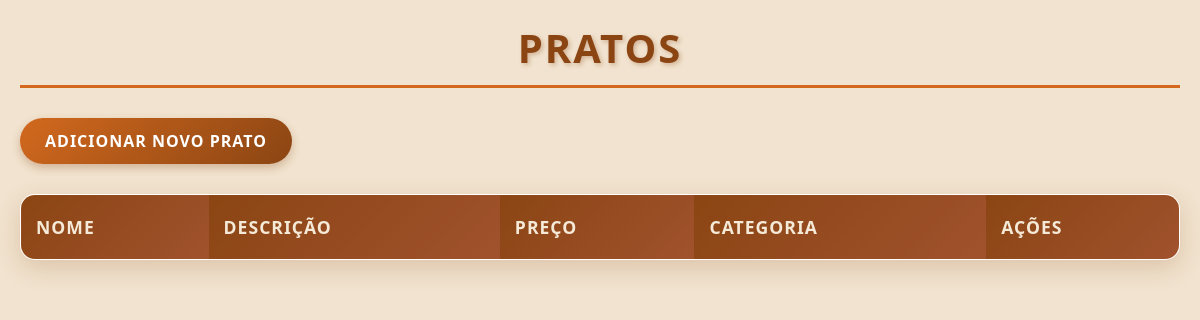
Page /cardapio/index.php on the earlier database version.
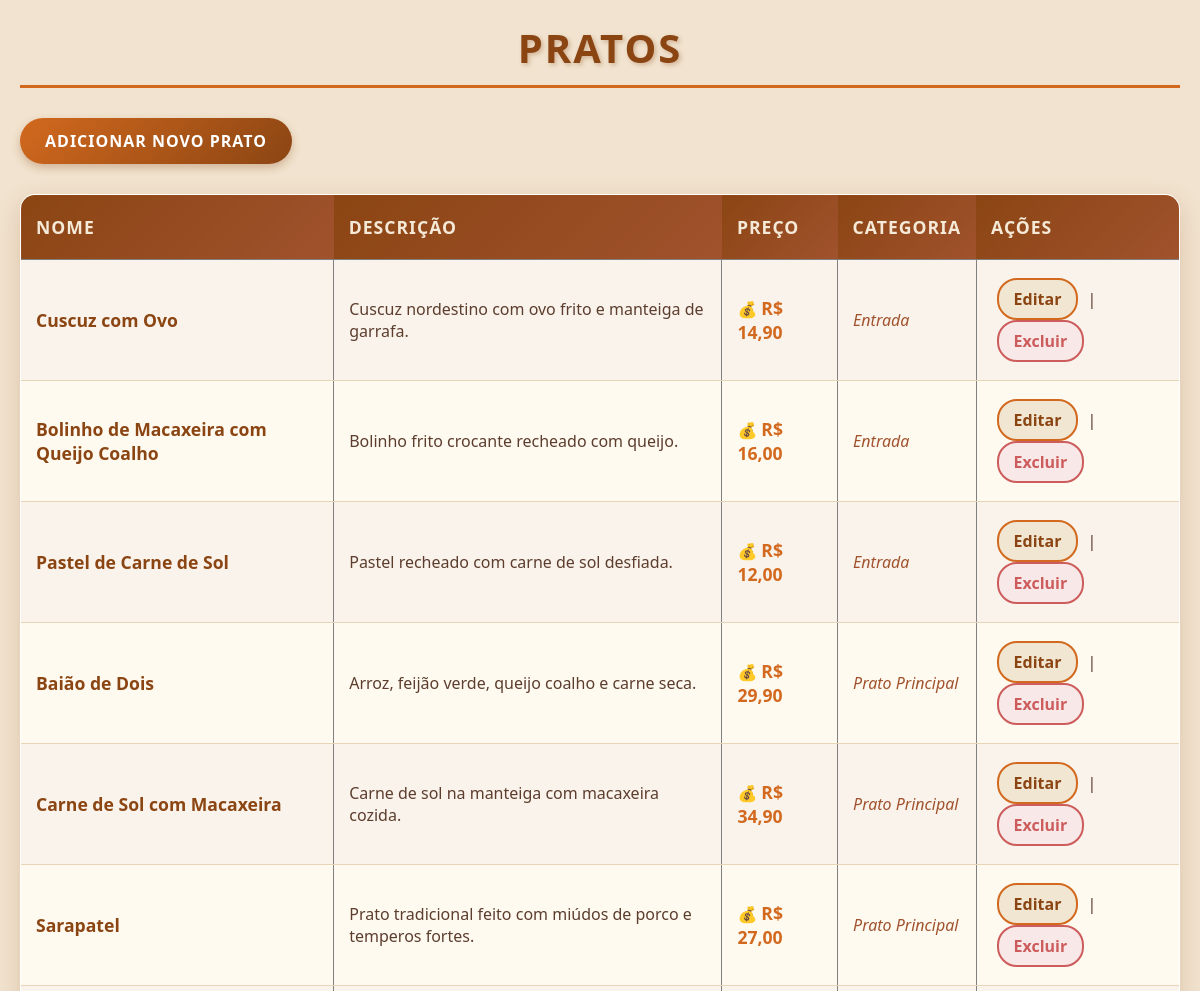
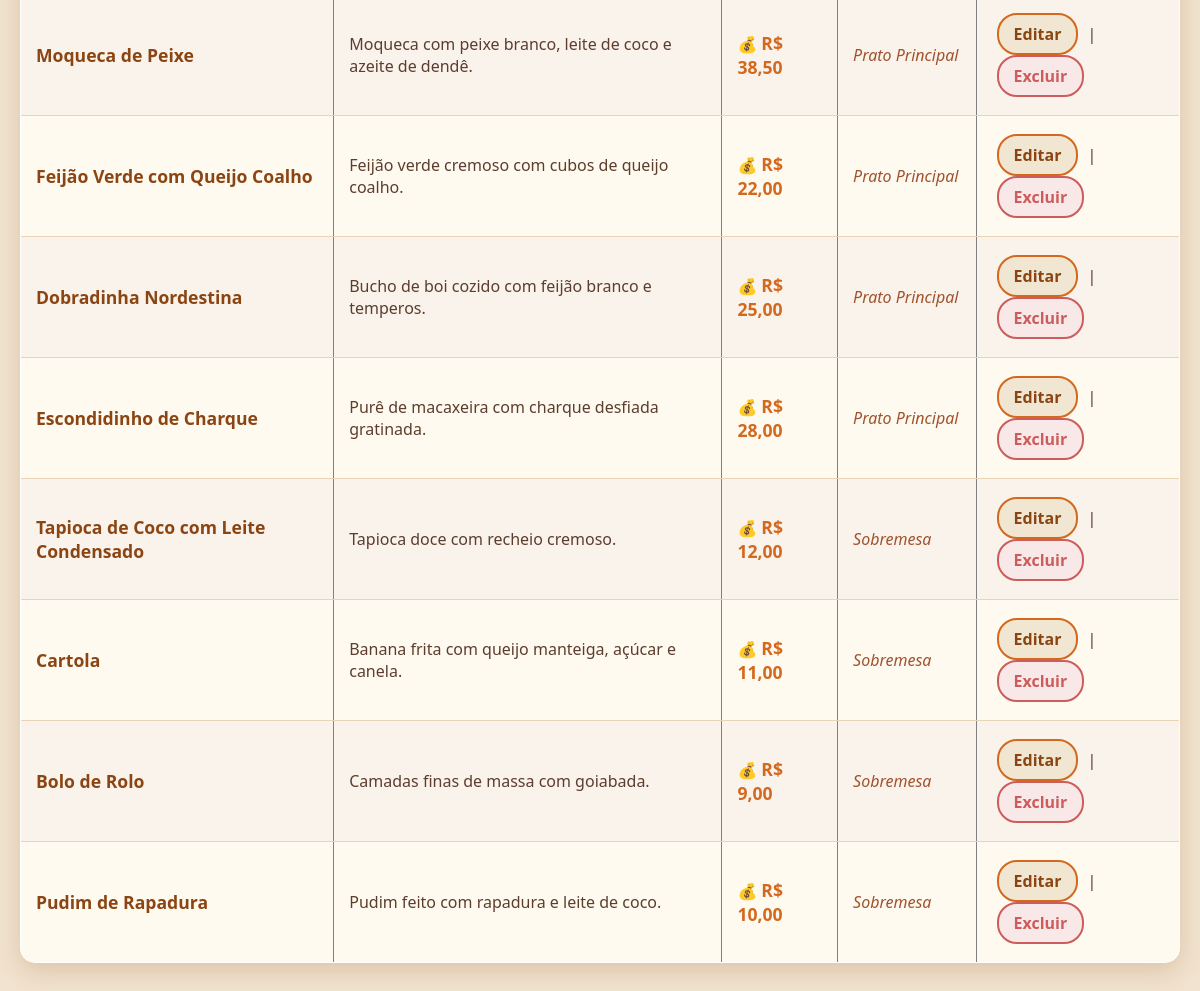
Same page on the later database version (2 pictures, top to bottom).
### tables this page shows
CREATE TABLE pratos (
    id INT PRIMARY KEY AUTO_INCREMENT,
    nome VARCHAR(100),
    descricao TEXT,
    preco DECIMAL(10,2),
    imagem VARCHAR(255),
    categoria_id INT,
    FOREIGN KEY (categoria_id) REFERENCES categorias(id)
);

CREATE TABLE categorias (
    id INT PRIMARY KEY AUTO_INCREMENT,
    nome VARCHAR(50)
);

### cardapio/index.php (the view, shortened to what this page needs)
<?php
include "../conexao/conexao.php";
$sql = "SELECT p.id, p.nome, p.descricao, p.preco, cat.nome AS categoria
        FROM pratos p
        JOIN categorias cat ON p.categoria_id = cat.id";
$result = $conn->query($sql);
?>
<head>
    <link rel="stylesheet" href="../css/bebidas.css">
</head>
<h2>Pratos</h2>
<a href="criar.php">Adicionar Novo Prato</a>
<table border="1" cellpadding="10">
    <tr>
        <th>Nome</th>
        <th>Descrição</th>
        <th>Preço</th>
        <th>Categoria</th>
        <th>Ações</th>
    </tr>
    <?php while ($row = $result->fetch_assoc()): ?>
    <tr>
        <td><?= htmlspecialchars($row['nome']) ?></td>
        <td><?= htmlspecialchars($row['descricao']) ?></td>
        <td>R$ <?= number_format($row['preco'], 2, ',', '.') ?></td>
        <td><?= htmlspecialchars($row['categoria']) ?></td>
        <td>
            <a href="editar.php?id=<?= $row['id'] ?>">Editar</a> |
            <a href="deletar.php?id=<?= $row['id'] ?>" onclick="return confirm('Deseja excluir este prato?')">Excluir</a>
        </td>
    </tr>
    <?php endwhile; ?>
</table>

### css/bebidas.css (style rules this page uses)
h2 { text-align: center; color: #8b4513; font-size: 2.5em; margin-bottom: 30px; text-transform: uppercase; letter-spacing: 2px; text-shadow: 2px 2px 4px rgba(139, 69, 19, 0.3); border-bottom: 3px solid #d2691e; padding-bottom: 10px; font-weight: bold; }
a[href="criar.php"] { display: inline-block; background: linear-gradient(135deg, #d2691e, #8b4513); color: white; padding: 12px 25px; text-decoration: none; border-radius: 25px; margin-bottom: 30px; font-weight: bold; text-transform: uppercase; letter-spacing: 1px; transition: all 0.3s ease; box-shadow: 0 4px 8px rgba(139, 69, 19, 0.3); }
table { width: 100%; border-collapse: collapse; background: white; border-radius: 15px; overflow: hidden; box-shadow: 0 8px 25px rgba(139, 69, 19, 0.2); margin-bottom: 30px; }
th { background: linear-gradient(135deg, #8b4513, #a0522d); color: #f5e9d7; padding: 20px 15px; text-align: left; font-weight: bold; text-transform: uppercase; letter-spacing: 1px; font-size: 1.1em; border: none; }
tr:nth-child(even) { background-color: #faf3eb; }
tr:nth-child(odd) { background-color: #fffaf0; }
td { padding: 18px 15px; border-bottom: 1px solid #e8d5b7; color: #5c3d2e; font-size: 1em; }
td:first-child { font-weight: bold; color: #8b4513; font-size: 1.1em; }
td:nth-child(3) { font-weight: bold; color: #d2691e; font-size: 1.1em; }
td:nth-child(4) { font-style: italic; color: #a0522d; }
td:last-child a { color: #8b4513; text-decoration: none; padding: 8px 15px; border-radius: 20px; transition: all 0.3s ease; font-weight: bold; margin: 0 5px; display: inline-block; }
td:last-child a:first-child { background-color: #f0e6d2; border: 2px solid #d2691e; }
td:last-child a:last-child { background-color: #f8e8e8; border: 2px solid #cd5c5c; color: #cd5c5c; }
tr { animation: fadeIn 0.5s ease-in-out; }
td:nth-child(3)::before { content: "💰 "; font-size: 0.9em; }

Differences in the rows shown:
added pratos: nome "Cuscuz com Ovo", descricao "Cuscuz nordestino com ovo frito e manteiga de garrafa.", preco "14,90", categoria.nome "Entrada"
added pratos: nome "Bolinho de Macaxeira com Queijo Coalho", descricao "Bolinho frito crocante recheado com queijo.", preco "16,00", categoria.nome "Entrada"
added pratos: nome "Pastel de Carne de Sol", descricao "Pastel recheado com carne de sol desfiada.", preco "12,00", categoria.nome "Entrada"
added pratos: nome "Baião de Dois", descricao "Arroz, feijão verde, queijo coalho e carne seca.", preco "29,90", categoria.nome "Prato Principal"
added pratos: nome "Carne de Sol com Macaxeira", descricao "Carne de sol na manteiga com macaxeira cozida.", preco "34,90", categoria.nome "Prato Principal"
added pratos: nome "Sarapatel", descricao "Prato tradicional feito com miúdos de porco e temperos fortes.", preco "27,00", categoria.nome "Prato Principal"
added pratos: nome "Moqueca de Peixe", descricao "Moqueca com peixe branco, leite de coco e azeite de dendê.", preco "38,50", categoria.nome "Prato Principal"
added pratos: nome "Feijão Verde com Queijo Coalho", descricao "Feijão verde cremoso com cubos de queijo coalho.", preco "22,00", categoria.nome "Prato Principal"
added pratos: nome "Dobradinha Nordestina", descricao "Bucho de boi cozido com feijão branco e temperos.", preco "25,00", categoria.nome "Prato Principal"
added pratos: nome "Escondidinho de Charque", descricao "Purê de macaxeira com charque desfiada gratinada.", preco "28,00", categoria.nome "Prato Principal"
added pratos: nome "Tapioca de Coco com Leite Condensado", descricao "Tapioca doce com recheio cremoso.", preco "12,00", categoria.nome "Sobremesa"
added pratos: nome "Cartola", descricao "Banana frita com queijo manteiga, açúcar e canela.", preco "11,00", categoria.nome "Sobremesa"
added pratos: nome "Bolo de Rolo", descricao "Camadas finas de massa com goiabada.", preco "9,00", categoria.nome "Sobremesa"
added pratos: nome "Pudim de Rapadura", descricao "Pudim feito com rapadura e leite de coco.", preco "10,00", categoria.nome "Sobremesa"
